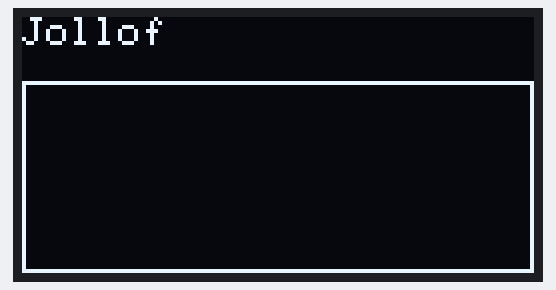
Recording of a sketch running on a simulated Arduino Uno, built with avr-gcc and run on an emulated ATmega328P. Shown: 128×64 one-colour display. Wiring (inferred from the names in the program): SSD1306 OLED at I2C address 0x3C. What the sketch prints to the serial monitor is not drawn.

Above: at 0.1 s.

The sketch:

oled_adafruit.ino
```cpp
// expect: begin=1
// expect: st=0
// expect: off=64
// expect: on=0
// module: {"type":"oled","addr":[60]}
// run-ms: 1000
// Écran OLED 128×64 (0x3C) avec les vraies bibliothèques Adafruit SSD1306 et GFX ; l'octet d'état lu sur le bus
// dit si l'affichage est allumé (bit 6 à 0) : sans écran branché, la lecture ne rendrait rien (255).
#include <Wire.h>
#include <Adafruit_GFX.h>
#include <Adafruit_SSD1306.h>
Adafruit_SSD1306 display(128, 64, &Wire, -1);
byte status() { Wire.requestFrom((uint8_t)0x3C, (uint8_t)1); return Wire.read(); }
void setup() {
  Serial.begin(9600);
  Serial.print(F("begin=")); Serial.println(display.begin(SSD1306_SWITCHCAPVCC, 0x3C));
  display.clearDisplay();
  display.setTextColor(SSD1306_WHITE);
  display.setCursor(0, 0); display.println(F("Jollof"));
  display.drawRect(0, 16, 128, 48, SSD1306_WHITE);
  display.display();
  Serial.print(F("st=")); Serial.println(status());
  display.ssd1306_command(SSD1306_DISPLAYOFF);
  Serial.print(F("off=")); Serial.println(status());
  display.ssd1306_command(SSD1306_DISPLAYON);
  Serial.print(F("on=")); Serial.println(status());
}
void loop() {}
```
